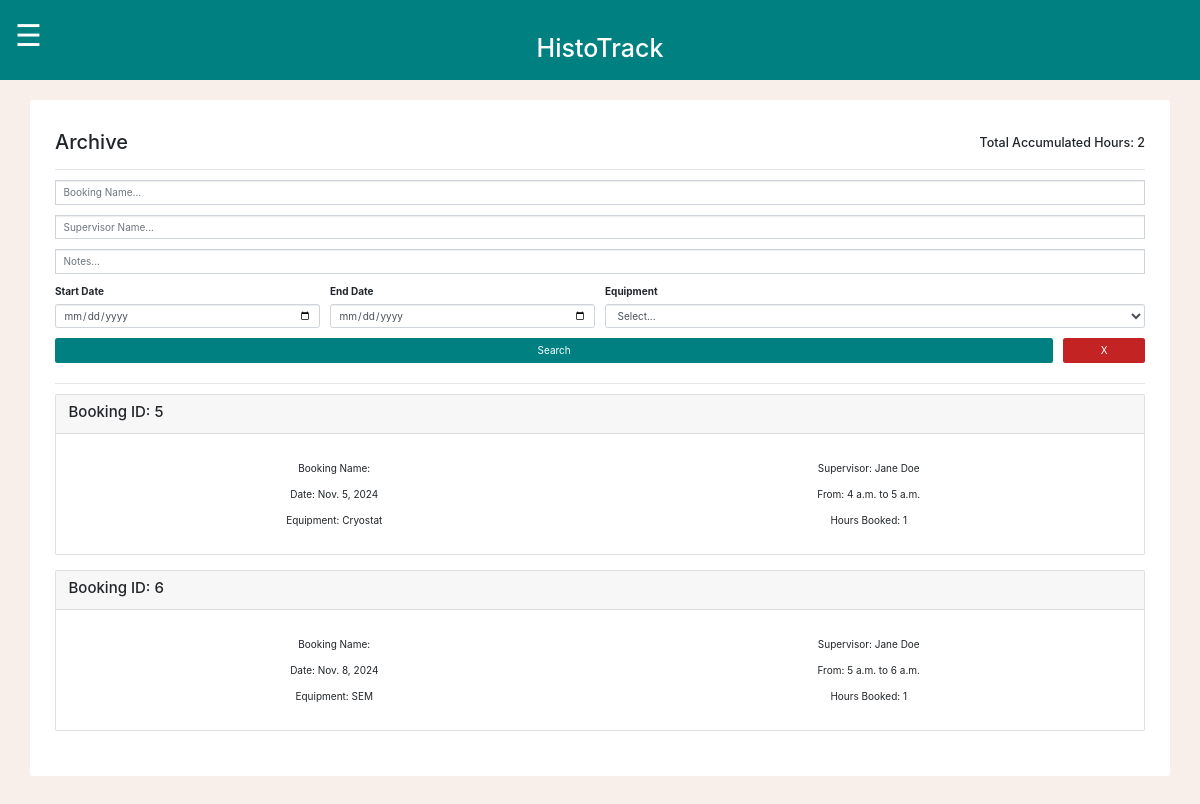
/MCalendar/archive/ (signed in), run on an earlier commit of the app's database.
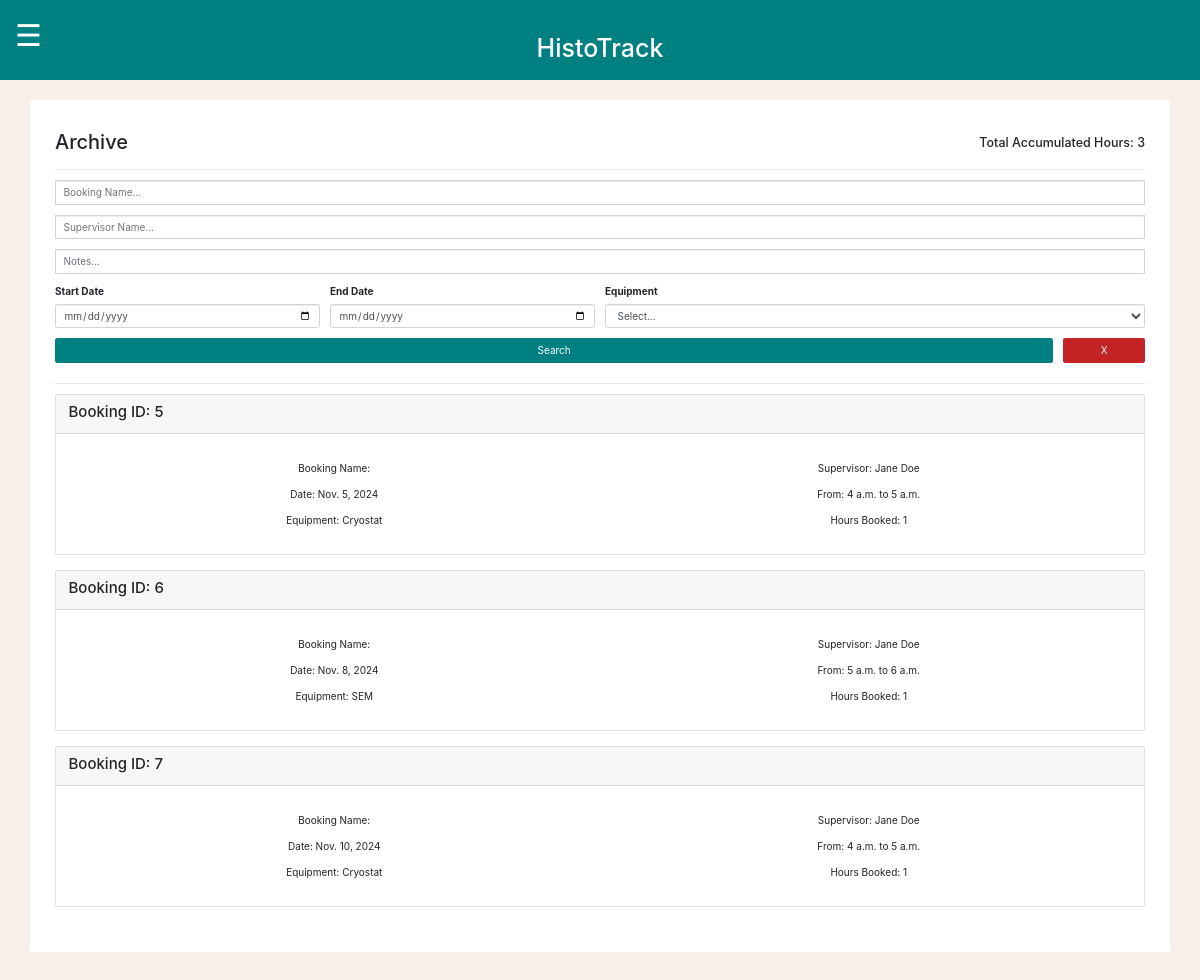
And on a later commit of the database.
### MCalendar/models.py (models this page shows, shortened)
class Event(models.Model):
    invoiceRef = models.CharField(max_length=10, default="None")
    bookingName = models.CharField(max_length=80)
    supervisorName = models.CharField(max_length=80)
    email = models.EmailField()
    bookingDate = models.DateField()
    startTime = models.TimeField()
    finishTime = models.TimeField()
    notes = models.TextField(max_length = 1000)
    equipment = models.CharField(max_length=100, default='Not specified')
    totalTime = models.IntegerField(default=0)
    hourlyRate = models.DecimalField(max_digits=10, decimal_places=2, default=0.00)

### MCalendar/views.py (the view)
# urls.py: path("archive/", views.archivePage, name="archivePage"),
def archivePage(request):
    if request.user.is_superuser:
        eventList = Event.objects.all()
        equipmentList = Equipment.objects.all()
        bookingName = request.GET.get('bookingName')
        supervisorName = request.GET.get('supervisorName')
        notes = request.GET.get('notes')
        dateMin = request.GET.get('dateMin')
        dateMax = request.GET.get('dateMax')
        equipment = request.GET.get('equipment')
        if archiveValidQuery(bookingName):
            eventList = eventList.filter(bookingName__icontains=bookingName)
        if archiveValidQuery(supervisorName):
            eventList = eventList.filter(supervisorName__icontains=supervisorName)
        if archiveValidQuery(notes):
            eventList = eventList.filter(notes__icontains=notes)
        if archiveValidQuery(dateMin):
            eventList = eventList.filter(bookingDate__gte=dateMin)
        if archiveValidQuery(dateMax):
            eventList = eventList.filter(bookingDate__lte=dateMax)
        if archiveValidQuery(equipment) and equipment != 'Select...':
            eventList = eventList.filter(equipment__contains=equipment)
        totalHours = 0
        for x in eventList:
            totalHours += x.totalTime
        paginator = Paginator(eventList, 10)
        pageNumber = request.GET.get('page')
        pageObj = paginator.get_page(pageNumber)
        context = {
            'eventList': eventList,
            'equipmentList': equipmentList,
            'totalHours': totalHours,
            'pageObj': pageObj,
        }
        return render(request, 'archive.html', context)
    else:
        messages.success(request, "Please log in before entering that page! Admin access only.")
        logout(request)
        return redirect("loginPage")

### MCalendar/models.py (called while the page is built)
    def __str__(self):
        return self.equipmentName

### MCalendar/views.py (called while the page is built)
def archiveValidQuery(param): # createBilling is using this aswell to sort through filters. Thanks!
    return param != '' and param is not None

### MCalendar/templates/archive.html (shortened to what the changed rows need)
{% load static %}
<head>
    <link rel="stylesheet" href="https://maxcdn.bootstrapcdn.com/bootstrap/3.4.1/css/bootstrap.min.css">
    <link href='https://cdn.jsdelivr.net/npm/fullcalendar@5.11.3/main.css' rel='stylesheet' />
    <link rel="stylesheet" href="https://cdn.jsdelivr.net/npm/bootstrap@4.6.2/dist/css/bootstrap.min.css">
    <link rel="stylesheet" href="https://stackpath.bootstrapcdn.com/bootstrap/4.5.2/css/bootstrap.min.css">
    <link rel="stylesheet" href="{% static 'global.css' %}">
</head>
<body>
<div class="container rounded bg-white mt-5 mb-5">
    <div class="row">
        <div class="col-md-12">
            <div class="p-3 py-5">
                <div class="d-flex justify-content-between align-items-center mb-3">
                    <h2 class="text-right">Archive</h2>
                    <h5 class="text-right">Total Accumulated Hours: {{ totalHours }} </h5>
                </div>
                {% for event in pageObj %}
                <div class="card">
                    <div class="card-header">
                        <div class="d-flex justify-content-between align-items-center">
                            <h4>Booking ID: {{ event.id }}</h4>
                        </div>
                    </div>
                    <div class="card-body">
                        <p class="card-text">
                            <div class="details">
                                <div class="detailsListItem">Booking Name: {{ event.bookingName }}</div>
                                <div class="detailsListItem">Supervisor: {{ event.supervisorName }}</div>
                                <div class="detailsListItem">Date: {{ event.bookingDate }}</div>
                                <div class="detailsListItem">From: {{ event.startTime }} to {{ event.finishTime }}</div>
                                <div class="detailsListItem">Equipment: {{ event.equipment }}</div>
                                <div class="detailsListItem">Hours Booked: {{ event.totalTime }}</div>
                            </div>
                        </p>
                    </div>
                </div>
                <br>
                {% endfor %}
            </div>
        </div>
    </div>
</div>
<br>
</body>

What changed in the data, as far as the page shows it:
added Event: id "7", supervisorName "Jane Doe", bookingDate "Nov. 10, 2024", startTime "4 a.m.", finishTime "5 a.m.", equipment "Cryostat", totalTime "1"
Also different on the page:
{{ totalHours }}: "2" → "3"
